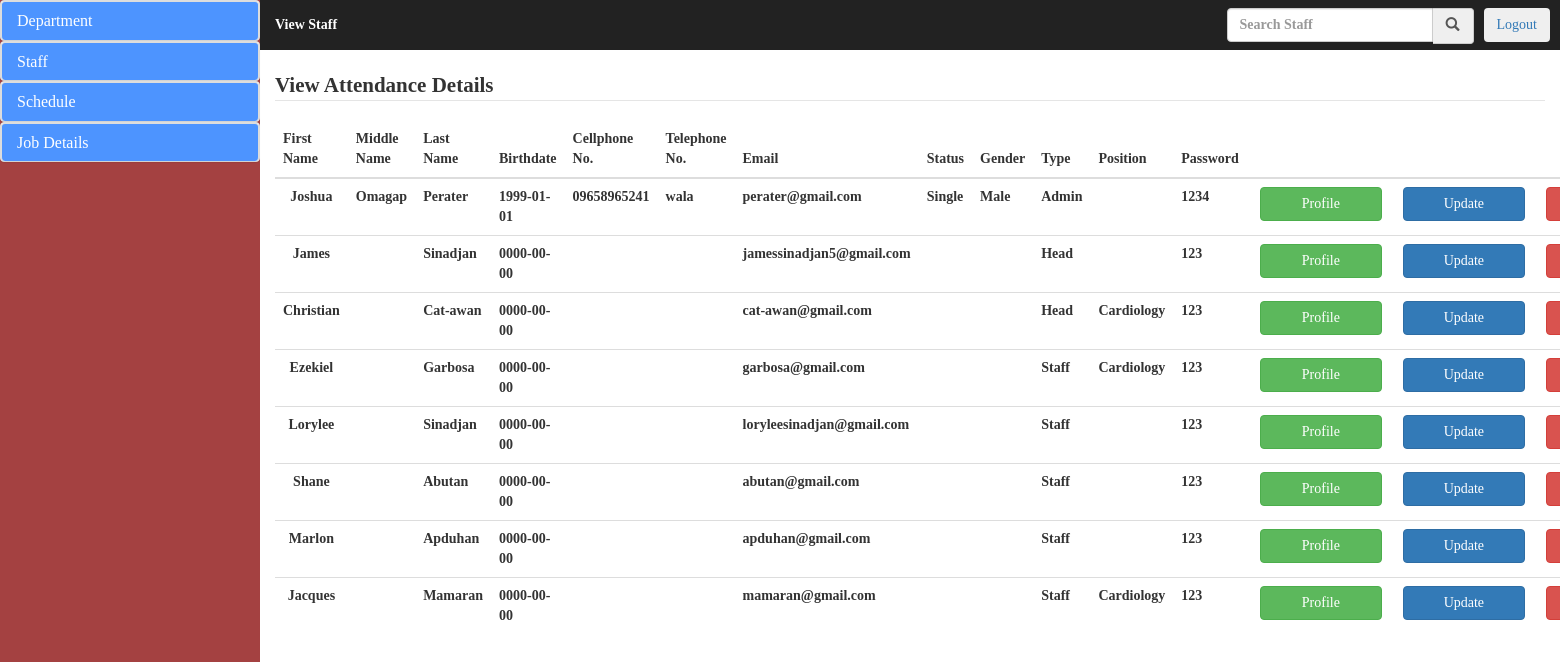
Page /admin/view_staff.php (signed in) on the committed database.
### tables this page shows
CREATE TABLE `staff` (
  `staff_id` bigint(20) NOT NULL,
  `fname` varchar(50) NOT NULL,
  `mname` varchar(50) DEFAULT NULL,
  `lname` varchar(50) NOT NULL,
  `birthdate` date NOT NULL,
  `cellnum` varchar(50) NOT NULL,
  `telnum` varchar(50) DEFAULT NULL,
  `email` varchar(50) NOT NULL,
  `status` varchar(50) NOT NULL,
  `gender` varchar(50) NOT NULL,
  `type` varchar(50) NOT NULL,
  `department` varchar(50) NOT NULL,
  `password` varchar(50) NOT NULL
);

### admin/view_staff.php (the view, shortened to what this page needs)
<!DOCTYPE html>
<html lang="en">
<head>
	  <link rel="stylesheet" href="bootstrap/css/bootstrap.css">
	 <link rel="stylesheet" href="css/styletry.css">
</head>
<body>
	<div class="col-sm-2 sidebar">
		<div class="panel-group">
								<div class="panel panel-default">
									<div class="panel panel-heading">
										<h4 class="panel-title"><a href="#collapse1" data-toggle="collapse">Department</a></h4>
									</div>
								</div>
							</div>
							<div class="panel-group">
								<div class="panel panel-default">
									<div class="panel panel-heading">
										<h4 class="panel-title"><a href="#collapse2" data-toggle="collapse">Staff</a></h4>
									</div>
								</div>
							</div>
							<div class="panel-group">
								<div class="panel panel-default">
									<div class="panel panel-heading">
										<h4 class="panel-title"><a href="#collapse4" data-toggle="collapse">Schedule</a></h4>
									</div>
								</div>
							</div>
							<div class="panel-group">
								<div class="panel panel-default">
									<div class="panel panel-heading">
										<h4 class="panel-title"><a href="#collapse5" data-toggle="collapse">Job Details</a></h4>
									</div>
								</div>
							</div>
	</div>
	<div class="col-sm-10 content">
		<div class="col-sm-12" style="padding: 0;">
			 <nav class="navbar navbar-inverse">
			 	 <div class="container-fluid" style="padding-left: 0;">
			 	 	<ul class="nav navbar-nav">
			 	 		 <li><a href="#" style="color: white;">View Staff</a></li>
			 	 	</ul>
			 	 	<div class="nav navbar-right nav-btn"><button class="btn"><a href="../user/index.php?logout='1'" style="text-decoration-style: none;">Logout</a></button></div>
			 	 	<ul class="nav navbar-right nav-btn">
				 	 	<div class="input-group">
							<form action="search_view_staff.php" method="post">
								 <div class="input-group">
									  <input type="text" class="form-control" placeholder="Search Staff" aria-describedby="basic-addon1" name="search">
									  <span class="input-group-addon" id="basic-addon1" style="padding: 0;"><button class="btn" name="send"><i class="glyphicon glyphicon-search"></i></button></span>
								</div>
							</form>
						</div>
					</ul>
			 	 </div>
			 </nav>
		</div>
		<div class="col-sm-12 haha"><legend> View Attendance Details</legend></div>
			 		<div class="col-sm-12">
			 			<?php
	  include_once("connection.php");
	  $sql = "SELECT * FROM staff";
	  $result = mysqli_query($connect,$sql);
	  if(mysqli_num_rows($result) > 0){
		  echo "<table class='table'>";
		  echo "<thead>
					<tr>
						<th>First Name</th>
						<th>Middle Name</th>
						<th>Last Name</th>
						<th>Birthdate</th>
						<th>Cellphone No.</th>
						<th>Telephone No.</th>
						<th>Email</th>
						<th>Status</th>
						<th>Gender</th>
						<th>Type</th>
						<th>Position</th>
						<th>Password</th>
						<th></th>
						<th></th>
						<th></th>
					</tr>
				</thead>";
		  echo "<tbody>";
	     while($row = mysqli_fetch_assoc($result)){
		       echo "<tr><td style='text-align:center;'>".
					 $row['fname'].
					"</td><td>".
					$row['mname'].
					"</td><td>".
					$row['lname'].
					"</td><td>".
					$row['birthdate'].
					"</td><td>".
					$row['cellnum'].
					"</td><td>".
					 $row['telnum'].
					"</td><td>".
					 $row['email'].
					"</td><td>".
					$row['status'].
					"</td><td>".
					$row['gender'].
					"</td><td>".
					$row['type'].
					"</td><td>".
					$row['department'].
					"</td><td>".
					$row['password'].
					 "</td>
					 <td>
						<a href='../user/about_me.php?id=".$row['staff_id']."'>
					      <button class='btn btn-success'>Profile</button>
						</a>
					 </td>
					 <td>
					    <a href='Update_staff.php?id=".$row['staff_id']."'>
					      <button class='btn btn-primary'>Update</button>
						</a>
					 </td>
					 <td>
						<a href='action/staff_delete.php?id=".$row['staff_id']."'>
						  <button class='btn btn-danger'>Delete</button>
						</a>
					 </td>
					 </tr>";
		 }
		 echo "</tbody>";
	  }
	?>
					  	</div>
	</div>
</body>
</html>

### admin/css/styletry.css (style rules this page uses)
* { margin: 0; }
.sidebar { background-color: #a44141; padding: 0; height: 100%; }
.content { height: 100%; padding: 0; }
li a { display: block; color: #000; text-decoration: none; }
html,body { width: 100%; height:100%; font-family: masaya !important; font-weight: bold; }
.navbar { border-radius: 0; border: none; }
.nav-btn { padding-top: 8px;padding-right: 10px; }
td:last-child { width: 285px; }
td>a>button { width:122px; margin-left: 5px; }
.panel-group { margin-bottom: 0; }
a { text-decoration: none; }
.panel-default > .panel-heading { background-color: #4d94ff; color:white; }
.panel { border-radius: 1px; }

### rows in the picture
staff: fname "Joshua", mname "Omagap", lname "Perater", birthdate "1999-01-01", cellnum "09658965241", telnum "wala", email "perater@gmail.com", status "Single", gender "Male", type "Admin", password "1234"
staff: fname "James", lname "Sinadjan", birthdate "0000-00-00", email "jamessinadjan5@gmail.com", type "Head", password "123"
staff: fname "Christian", lname "Cat-awan", birthdate "0000-00-00", email "cat-awan@gmail.com", type "Head", department "Cardiology", password "123"
staff: fname "Ezekiel", lname "Garbosa", birthdate "0000-00-00", email "garbosa@gmail.com", type "Staff", department "Cardiology", password "123"
staff: fname "Lorylee", lname "Sinadjan", birthdate "0000-00-00", email "loryleesinadjan@gmail.com", type "Staff", password "123"
staff: fname "Shane", lname "Abutan", birthdate "0000-00-00", email "abutan@gmail.com", type "Staff", password "123"
staff: fname "Marlon", lname "Apduhan", birthdate "0000-00-00", email "apduhan@gmail.com", type "Staff", password "123"
staff: fname "Jacques", lname "Mamaran", birthdate "0000-00-00", email "mamaran@gmail.com", type "Staff", department "Cardiology", password "123"
